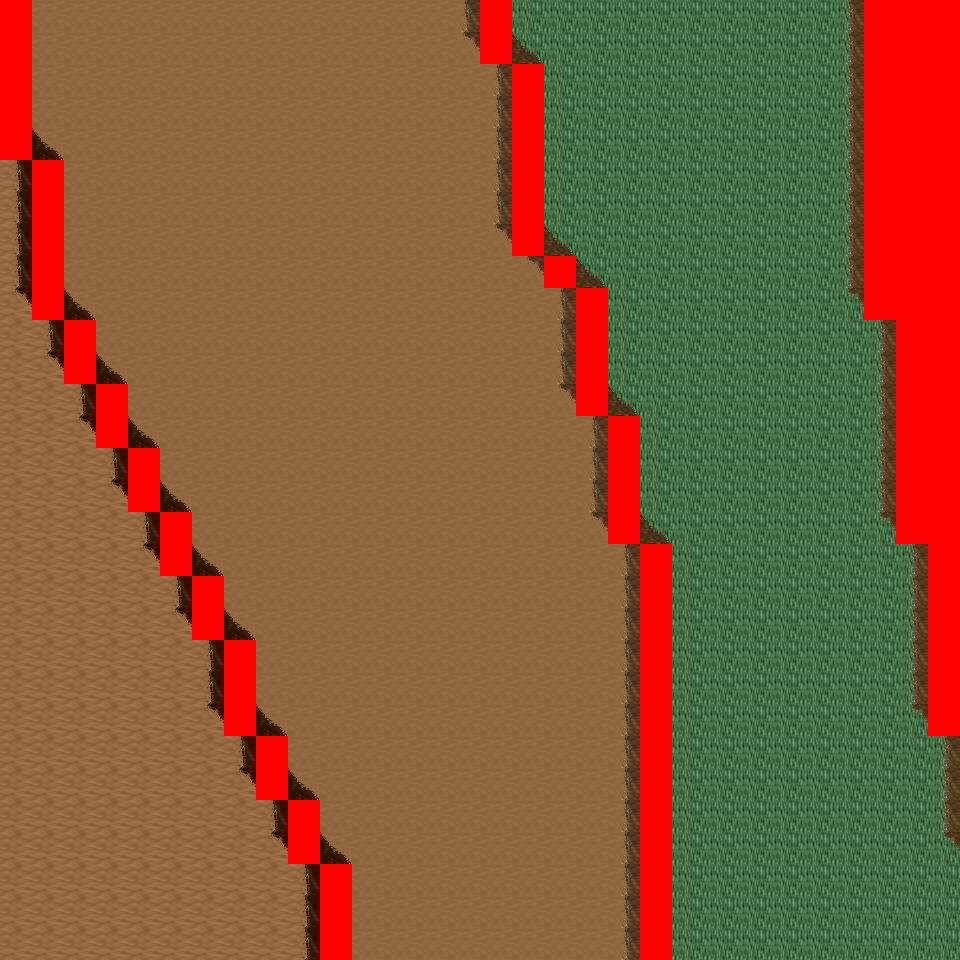

The image is a tile-based game level rendered from a .tmx file. Its description and source (layers, tilesets, objects; grid data summarised) follow:
An orthogonal 30x30 tile map with 32x32 px tiles, 6 tile layers (Ground, Object, Object2, Above, ...), 8 tilesets and 7 objects (7x mapExit).

<map version="1.0" orientation="orthogonal" renderorder="right-down" width="30" height="30" tilewidth="32" tileheight="32" nextobjectid="8">
  <tileset firstgid="1" name="tileset_logic_collision" tilewidth="32" tileheight="32" tilecount="1" columns="1">
    <image source="../drawable/tileset_logic_collision.png" width="32" height="32" />
  </tileset>
  <tileset firstgid="2" name="tileset_ground_ground" tilewidth="32" tileheight="32" tilecount="33" columns="3">
    <image source="../drawable/tileset_ground_ground.png" width="96" height="352" />
  </tileset>
  <tileset firstgid="35" name="tileset_ground_ridge_earth_pale" tilewidth="32" tileheight="32" tilecount="96" columns="12">
    <image source="../drawable/tileset_ground_ridge_earth_pale.png" width="384" height="256" />
  </tileset>
  <tileset firstgid="131" name="tileset_ground_ridge_earth_dark" tilewidth="32" tileheight="32" tilecount="96" columns="12">
    <image source="../drawable/tileset_ground_ridge_earth_dark.png" width="384" height="256" />
  </tileset>
  <tileset firstgid="227" name="tileset_terrain_desert" tilewidth="32" tileheight="32" tilecount="88" columns="8">
    <image source="../drawable/tileset_terrain_desert.png" width="256" height="352" />
  </tileset>
  <tileset firstgid="315" name="tileset_plant_tree_tree_darkgreen" tilewidth="32" tileheight="32" tilecount="88" columns="8">
    <image source="../drawable/tileset_plant_tree_tree_darkgreen.png" width="256" height="352" />
  </tileset>
  <tileset firstgid="403" name="tileset_ground_sand_2" tilewidth="32" tileheight="32" tilecount="15" columns="5">
    <image source="../drawable/tileset_ground_sand_2.png" width="160" height="96" />
  </tileset>
  <tileset firstgid="418" name="tileset_plant_cactus_2" tilewidth="32" tileheight="32" tilecount="10" columns="5">
    <image source="../drawable/tileset_plant_cactus_2.png" width="160" height="64" />
  </tileset>
  <layer name="Ground" width="30" height="30">
    <data>[900 cells, 900 non-empty, 4 distinct tile ids]</data>
  </layer>
  <layer name="Object" width="30" height="30">
    <data>[900 cells, 182 non-empty, 10 distinct tile ids]</data>
  </layer>
  <layer name="Object2" width="30" height="30">
    <data>[900 cells, 0 non-empty, 0 distinct tile ids]</data>
  </layer>
  <layer name="Above" width="30" height="30">
    <data>[900 cells, 0 non-empty, 0 distinct tile ids]</data>
  </layer>
  <layer name="Above2" width="30" height="30">
    <data>[900 cells, 0 non-empty, 0 distinct tile ids]</data>
  </layer>
  <layer name="Walkable" width="30" height="30">
    <data>[900 cells, 110 non-empty, 1 distinct tile ids]</data>
  </layer>
  <objectgroup name="MapEvents">
    <object id="1" name="north" type="mapExit" x="32" y="0" width="448" height="32">
      <properties>
        <property name="map" value="level_0_x54_y146" />
        <property name="x" value="1" />
        <property name="y" value="28" />
      </properties>
    </object>
    <object id="2" name="north2" type="mapExit" x="512" y="0" width="352" height="32">
      <properties>
        <property name="map" value="level_0_x54_y146" />
        <property name="x" value="16" />
        <property name="y" value="28" />
      </properties>
    </object>
    <object id="3" name="south" type="mapExit" x="0" y="928" width="320" height="32">
      <properties>
        <property name="map" value="level_0_x54_y148" />
        <property name="x" value="0" />
        <property name="y" value="1" />
      </properties>
    </object>
    <object id="4" name="south2" type="mapExit" x="352" y="928" width="288" height="32">
      <properties>
        <property name="map" value="level_0_x54_y148" />
        <property name="x" value="11" />
        <property name="y" value="1" />
      </properties>
    </object>
    <object id="5" name="south3" type="mapExit" x="672" y="928" width="288" height="32">
      <properties>
        <property name="map" value="level_0_x54_y148" />
        <property name="x" value="21" />
        <property name="y" value="1" />
      </properties>
    </object>
    <object id="6" name="west" type="mapExit" x="0" y="160" width="32" height="800">
      <properties>
        <property name="map" value="level_0_x53_y147" />
        <property name="x" value="28" />
        <property name="y" value="5" />
      </properties>
    </object>
    <object id="7" name="east" type="mapExit" x="928" y="736" width="32" height="224">
      <properties>
        <property name="map" value="level_0_x55_y147" />
        <property name="x" value="1" />
        <property name="y" value="23" />
      </properties>
    </object>
  </objectgroup>
</map>
